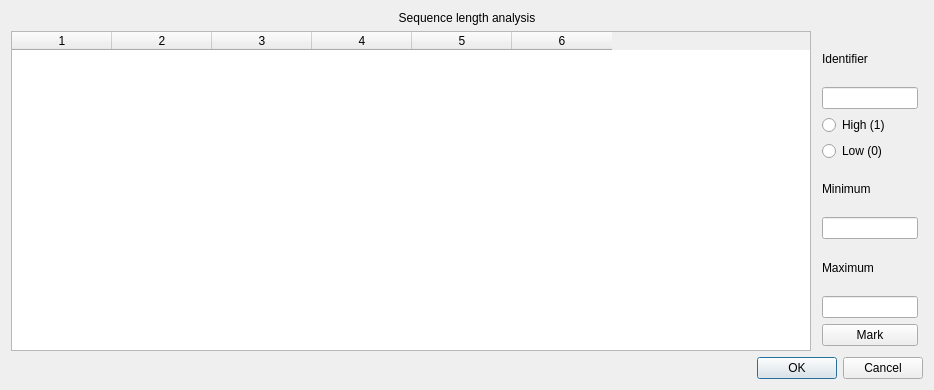
<?xml version="1.0" encoding="UTF-8"?>
<ui version="4.0">
 <class>SeqLenAnalysis</class>
 <widget class="QDialog" name="SeqLenAnalysis">
  <property name="geometry">
   <rect>
    <x>0</x>
    <y>0</y>
    <width>934</width>
    <height>390</height>
   </rect>
  </property>
  <property name="windowTitle">
   <string>Dialog</string>
  </property>
  <property name="modal">
   <bool>true</bool>
  </property>
  <layout class="QVBoxLayout" name="verticalLayout">
   <item>
    <widget class="QLabel" name="label">
     <property name="text">
      <string>Sequence length analysis</string>
     </property>
     <property name="alignment">
      <set>Qt::AlignCenter</set>
     </property>
    </widget>
   </item>
   <item>
    <layout class="QHBoxLayout" name="horizontalLayout">
     <item>
      <widget class="QTableWidget" name="seqLenTable">
       <property name="minimumSize">
        <size>
         <width>800</width>
         <height>0</height>
        </size>
       </property>
       <property name="showGrid">
        <bool>false</bool>
       </property>
       <property name="sortingEnabled">
        <bool>true</bool>
       </property>
       <property name="wordWrap">
        <bool>false</bool>
       </property>
       <property name="columnCount">
        <number>6</number>
       </property>
       <column/>
       <column/>
       <column/>
       <column/>
       <column/>
       <column/>
      </widget>
     </item>
     <item>
      <layout class="QVBoxLayout" name="verticalLayout_2">
       <property name="sizeConstraint">
        <enum>QLayout::SetFixedSize</enum>
       </property>
       <property name="margin">
        <number>5</number>
       </property>
       <item>
        <layout class="QVBoxLayout" name="verticalLayout_3">
         <property name="spacing">
          <number>6</number>
         </property>
         <property name="sizeConstraint">
          <enum>QLayout::SetMaximumSize</enum>
         </property>
         <property name="leftMargin">
          <number>0</number>
         </property>
         <item>
          <widget class="QLabel" name="label_4">
           <property name="text">
            <string>Identifier</string>
           </property>
          </widget>
         </item>
         <item>
          <widget class="QLineEdit" name="identifier"/>
         </item>
         <item>
          <widget class="QRadioButton" name="high">
           <property name="text">
            <string>High (1)</string>
           </property>
          </widget>
         </item>
         <item>
          <widget class="QRadioButton" name="low">
           <property name="text">
            <string>Low (0)</string>
           </property>
          </widget>
         </item>
         <item>
          <widget class="QLabel" name="label_2">
           <property name="text">
            <string>Minimum</string>
           </property>
          </widget>
         </item>
         <item>
          <widget class="QLineEdit" name="minimum"/>
         </item>
         <item>
          <widget class="QLabel" name="label_3">
           <property name="text">
            <string>Maximum</string>
           </property>
          </widget>
         </item>
         <item>
          <widget class="QLineEdit" name="maximum"/>
         </item>
         <item>
          <widget class="QPushButton" name="mark">
           <property name="text">
            <string>Mark</string>
           </property>
          </widget>
         </item>
        </layout>
       </item>
      </layout>
     </item>
    </layout>
   </item>
   <item>
    <widget class="QDialogButtonBox" name="buttonBox">
     <property name="orientation">
      <enum>Qt::Horizontal</enum>
     </property>
     <property name="standardButtons">
      <set>QDialogButtonBox::Cancel|QDialogButtonBox::Ok</set>
     </property>
    </widget>
   </item>
  </layout>
 </widget>
 <resources/>
 <connections>
  <connection>
   <sender>buttonBox</sender>
   <signal>accepted()</signal>
   <receiver>SeqLenAnalysis</receiver>
   <slot>accept()</slot>
   <hints>
    <hint type="sourcelabel">
     <x>248</x>
     <y>254</y>
    </hint>
    <hint type="destinationlabel">
     <x>157</x>
     <y>274</y>
    </hint>
   </hints>
  </connection>
  <connection>
   <sender>buttonBox</sender>
   <signal>rejected()</signal>
   <receiver>SeqLenAnalysis</receiver>
   <slot>reject()</slot>
   <hints>
    <hint type="sourcelabel">
     <x>316</x>
     <y>260</y>
    </hint>
    <hint type="destinationlabel">
     <x>286</x>
     <y>274</y>
    </hint>
   </hints>
  </connection>
 </connections>
</ui>
